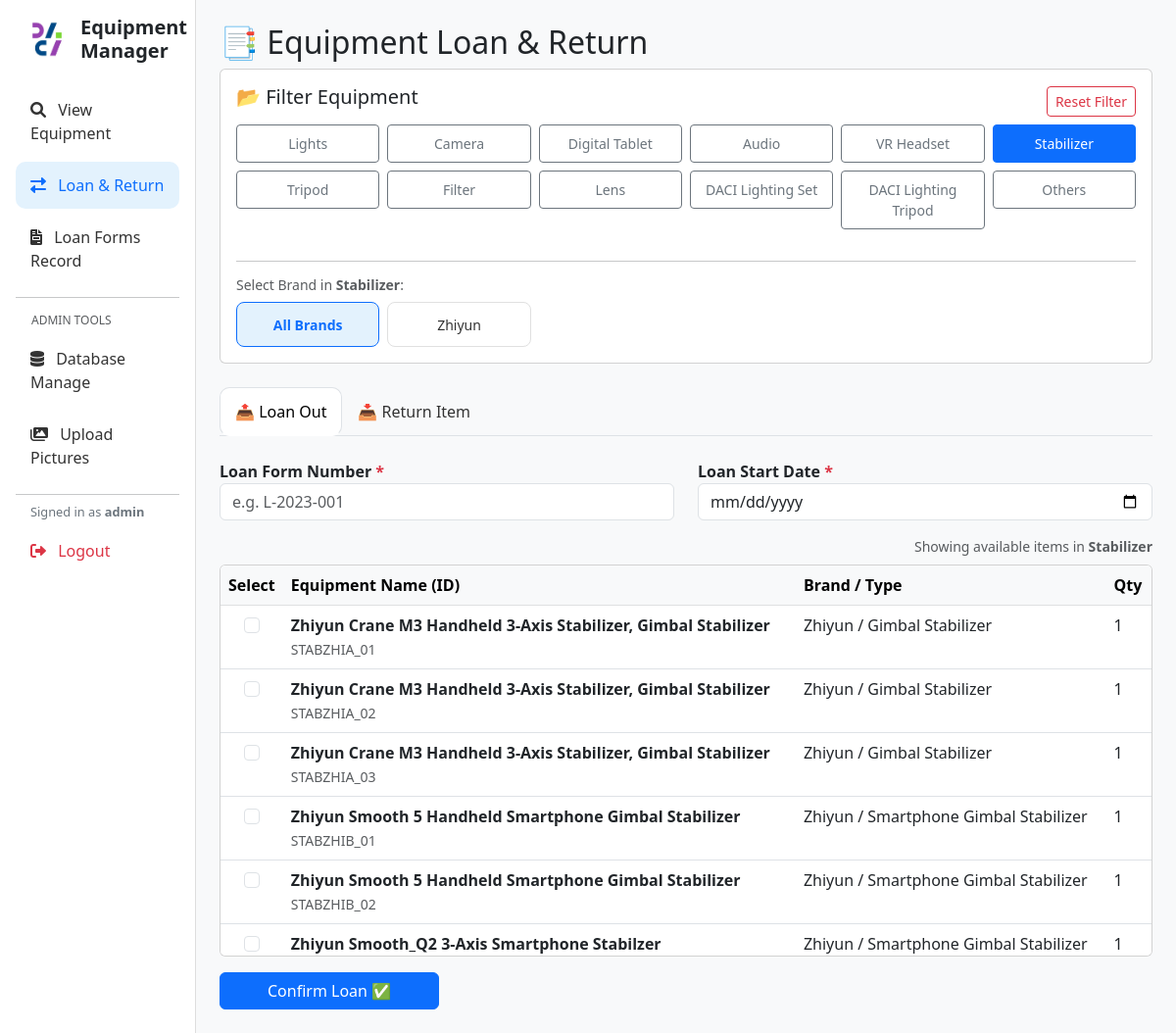
The page /loan_return?category=Stabilizer (signed in) on the database as committed earlier.
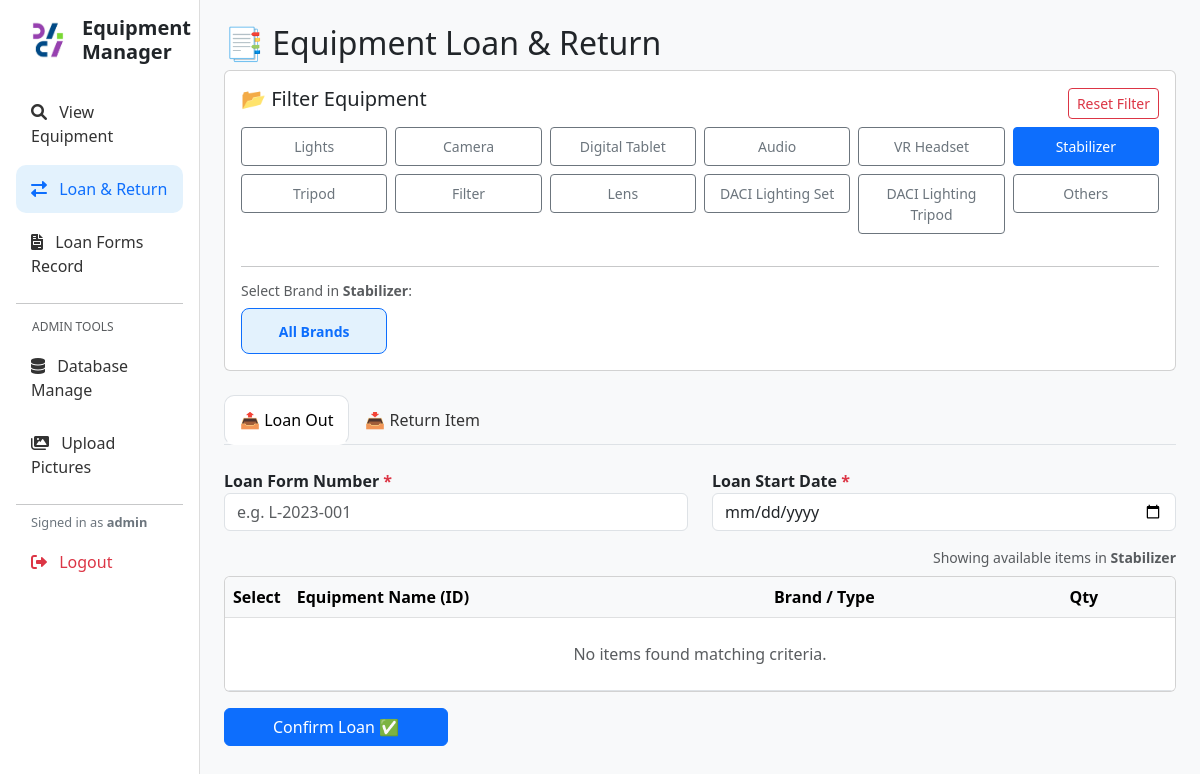
The same page on the database as committed later.
### tables this page shows
CREATE TABLE "Equipment_List" (
	"Category" TEXT, 
	"Equipment_ID" TEXT, 
	"Type" TEXT, 
	"Brand" TEXT, 
	"Name" TEXT, 
	"Remarks" TEXT, 
	"Qty" BIGINT, 
	item_created DATETIME
);

### app.py (the view, shortened to what this page needs)
@app.route('/loan_return', methods=['GET', 'POST'])
def loan_return():
    if 'user' not in session:
        flash('Please login to access Loan & Return features.', 'warning')
        return redirect(url_for('dashboard'))
    conn = get_db()
    cat_filter = request.args.get('category', 'ALL')
    brand_filter = request.args.get('brand', 'ALL')
    brands = fetch_brands(cat_filter)
    available_data = fetch_equipment_data(availability='Yes', category_filter=cat_filter, brand_filter=brand_filter).to_dict(orient='records')
    loaned_data = fetch_equipment_data(availability='No', category_filter=cat_filter, brand_filter=brand_filter).to_dict(orient='records')
    return render_template('loan_return.html', avail=available_data, loaned=loaned_data, curr_cat=cat_filter, curr_brand=brand_filter, brands=brands)

### app.py (called while the page is built)
def get_db():
    db = getattr(g, '_database', None)
    if db is None:
        db = g._database = sqlite3.connect(DATABASE)
        db.row_factory = sqlite3.Row
    return db

@app.teardown_appcontext
def close_connection(exception):
    db = getattr(g, '_database', None)
    if db is not None:
        db.close()

@app.context_processor
def utility_processor():
    def get_icon_path(prefix, name):
        filename = f"{prefix}_{name}.png"
        filepath = os.path.join(app.config['UPLOAD_FOLDER'], filename)
        if os.path.exists(filepath):
            return url_for('static', filename=f'icons/{filename}')
        return None
    return dict(get_icon_path=get_icon_path)

def fetch_brands(category_filter='ALL'):
    conn = get_db()
    try:
        if category_filter != 'ALL':
            if category_filter == 'Others':
                query = "SELECT DISTINCT Brand FROM Equipment_List WHERE Category NOT IN ('Lights', 'Camera', 'Digital Tablet', 'Audio', 'MICs (Recording Studio)', 'VR Headset', 'Stabilizer', 'Tripod', 'Filter', 'Lens', 'DACI Lighting Set', 'DACI Lighting Tripod') ORDER BY Brand"
                params = []
            else:
                query = "SELECT DISTINCT Brand FROM Equipment_List WHERE Category = ? ORDER BY Brand"
                params = [category_filter]
            df = pd.read_sql_query(query, conn, params=params)
        else:
            query = "SELECT DISTINCT Brand FROM Equipment_List ORDER BY Brand"
            df = pd.read_sql_query(query, conn)
        return df['Brand'].tolist()
    except:
        return []

### templates/loan_return.html (shortened to what this page needs)
{% extends "base.html" %}
{% block content %}
<h2>📑 Equipment Loan & Return</h2>
<div class="card p-3 mb-4">
    <div class="d-flex justify-content-between align-items-center mb-2">
        <h5>📂 Filter Equipment</h5>
        {% if curr_cat != 'ALL' %}
            <a href="{{ url_for('loan_return') }}" class="btn btn-sm btn-outline-danger">Reset Filter</a>
        {% endif %}
    </div>
    <div class="row g-2 mb-3">
        {% for cat in ['Lights', 'Camera', 'Digital Tablet', 'Audio', 'VR Headset', 'Stabilizer', 'Tripod', 'Filter', 'Lens', 'DACI Lighting Set', 'DACI Lighting Tripod', 'Others'] %}
        <div class="col-4 col-md-2">
            <a href="{{ url_for('loan_return', category=cat) }}"
               class="btn btn-sm w-100 py-2 d-flex flex-column align-items-center justify-content-center {% if curr_cat == cat %}btn-primary{% else %}btn-outline-secondary{% endif %}">
                {{ cat }}
            </a>
        </div>
        {% endfor %}
    </div>
    {% if curr_cat != 'ALL' %}
        <hr>
        <h6 class="text-muted small mb-2">Select Brand in <b>{{ curr_cat }}</b>:</h6>
        <div class="row g-2">
            <div class="col-6 col-sm-3 col-md-2">
                <a href="{{ url_for('loan_return', category=curr_cat, brand='ALL') }}"
                   class="brand-card {% if curr_brand == 'ALL' %}active{% endif %}">
                    <small>All Brands</small>
                </a>
            </div>
            {% for b in brands %}
            <div class="col-6 col-sm-3 col-md-2">
                <a href="{{ url_for('loan_return', category=curr_cat, brand=b) }}"
                   class="brand-card {% if curr_brand == b %}active{% endif %}">
                    <small>{{ b }}</small>
                </a>
            </div>
            {% endfor %}
        </div>
    {% endif %}
</div>
<ul class="nav nav-tabs mb-4" id="myTab" role="tablist">
    <li class="nav-item">
        <button class="nav-link active" id="loan-tab" data-bs-toggle="tab" data-bs-target="#loan" type="button">📤 Loan Out</button>
    </li>
    <li class="nav-item">
        <button class="nav-link" id="return-tab" data-bs-toggle="tab" data-bs-target="#return" type="button">📥 Return Item</button>
    </li>
</ul>
<div class="tab-content" id="myTabContent">
    <div class="tab-pane fade show active" id="loan" role="tabpanel">
        <form method="POST" action="{{ url_for('loan_return', category=curr_cat, brand=curr_brand) }}">
            <div class="row mb-3">
                <div class="col-md-6">
                    <label class="fw-bold">Loan Form Number <span class="text-danger">*</span></label>
                    <input type="text" name="loan_form_number" class="form-control" placeholder="e.g. L-2023-001" required>
                </div>
                <div class="col-md-6">
                    <label class="fw-bold">Loan Start Date <span class="text-danger">*</span></label>
                    <input type="date" name="loan_date" class="form-control" value="{{ date_today }}" required>
                </div>
            </div>
            <div class="text-end text-muted small mb-2">
                Showing available items in <b>{{ curr_cat }}</b> {% if curr_brand != 'ALL' %}/ <b>{{ curr_brand }}</b>{% endif %}
            </div>
            <div class="card p-0 mb-3" style="max-height: 400px; overflow-y: auto;">
                <table class="table table-hover mb-0">
                    <thead class="table-light sticky-top">
                        <tr>
                            <th width="50">Select</th>
                            <th>Equipment Name (ID)</th>
                            <th>Brand / Type</th>
                            <th>Qty</th>
                        </tr>
                    </thead>
                    <tbody>
                        {% for item in avail %}
                        <tr>
                            <td class="text-center">
                                <input class="form-check-input" type="checkbox" name="equipment_ids" value="{{ item['ID'] }}">
                            </td>
                            <td><strong>{{ item['Name'] }}</strong> <br><small class="text-muted">{{ item['ID'] }}</small></td>
                            <td>{{ item['Brand'] }} / {{ item['Type'] }}</td>
                            <td>{{ item['Qty'] }}</td>
                        </tr>
                        {% else %}
                        <tr><td colspan="4" class="text-center py-4 text-muted">No items found matching criteria.</td></tr>
                        {% endfor %}
                    </tbody>
                </table>
            </div>
            <button type="submit" class="btn btn-primary px-5">Confirm Loan ✅</button>
        </form>
    </div>
</div>
{% endblock %}

### templates/base.html (shortened to what this page needs)
<!DOCTYPE html>
<html lang="en">
<head>
    <link href="https://cdn.jsdelivr.net/npm/bootstrap@5.3.0/dist/css/bootstrap.min.css" rel="stylesheet">
    <link rel="stylesheet" href="https://cdnjs.cloudflare.com/ajax/libs/font-awesome/6.0.0/css/all.min.css">
</head>
<body>
<div class="container-fluid">
    <div class="row">
        <div class="col-md-2 sidebar p-3 d-flex flex-column">
            <div class="d-flex align-items-center mb-4 px-2">
                <img src="{{ url_for('static', filename='logo.png') }}"
             alt="Logo"
             style="height: 3rem; width: auto; margin-right: 10px; object-fit: contain;">
                <h4 class="mb-0" style="font-weight: 700; font-size: 1.25rem;">Equipment Manager
            </div>
            <nav class="nav flex-column mb-auto">
            <nav class="nav flex-column mb-auto">
                <a class="nav-link {% if request.endpoint == 'dashboard' %}active{% endif %}" href="{{ url_for('dashboard') }}">
                    <i class="fas fa-search me-2"></i> View Equipment
                </a>
                {% if session.get('user') %}
                    <a class="nav-link {% if request.endpoint == 'loan_return' %}active{% endif %}" href="{{ url_for('loan_return') }}">
                        <i class="fas fa-exchange-alt me-2"></i> Loan & Return
                    </a>
                    <a class="nav-link {% if request.endpoint == 'loan_forms' %}active{% endif %}" href="{{ url_for('loan_forms') }}">
                        <i class="fas fa-file-invoice me-2"></i> Loan Forms Record
                    </a>
                    <hr class="my-2">
                    <h6 class="text-muted px-3 mt-2" style="font-size: 0.75rem; text-transform: uppercase;">Admin Tools</h6>
                    <a class="nav-link {% if request.endpoint == 'db_manage' %}active{% endif %}" href="{{ url_for('db_manage') }}">
                        <i class="fas fa-database me-2"></i> Database Manage
                    </a>
                    <a class="nav-link {% if request.endpoint == 'upload_images' %}active{% endif %}" href="{{ url_for('upload_images') }}">
                        <i class="fas fa-images me-2"></i> Upload Pictures
                    </a>
                    <hr class="my-2">
                    <span class="user-badge">Signed in as <strong>{{ session.get('user') }}</strong></span>
                    <a class="nav-link logout-link" href="{{ url_for('logout') }}">
                        <i class="fas fa-sign-out-alt me-2"></i> Logout
                    </a>
                {% endif %}
            </nav>
        </div>
        <div class="col-md-10 p-4">
            {% block content %}{% endblock %}
        </div>
    </div>
</div>
</body>
</html>

### templates/base.html (style rules this page uses)
body { background-color: #f8f9fa; }
.sidebar { min-height: 100vh; background: #fff; border-right: 1px solid #ddd; }
.nav-link { color: #333; font-weight: 500; padding: 12px 15px; margin-bottom: 5px; transition: all 0.2s; }
.nav-link.active { background-color: #e3f2fd; color: #0d6efd; border-radius: 10px; }
.logout-link { color: #dc3545; }
.user-badge { font-size: 0.8rem; color: #6c757d; padding-left: 15px; margin-bottom: 5px; display: block; }

### templates/loan_return.html (style rules this page uses)
.brand-card { transition: transform 0.2s, box-shadow 0.2s; cursor: pointer; border: 1px solid #e0e0e0; text-align: center; padding: 10px; background: #fff; border-radius: 8px; height: 100%; display: block; text-decoration: none; color: #333; }
.brand-card.active { background-color: #e3f2fd; border-color: #0d6efd; color: #0d6efd; font-weight: bold; }

Rows that differ between the two databases and show on the page:
removed Equipment_List: Name "Zhiyun Crane M3 Handheld 3-Axis Stabilizer, Gimbal Stabilizer", ID "STABZHIA_01", Brand "Zhiyun", Type "Gimbal Stabilizer", Qty "1"
removed Equipment_List: Name "Zhiyun Crane M3 Handheld 3-Axis Stabilizer, Gimbal Stabilizer", ID "STABZHIA_02", Brand "Zhiyun", Type "Gimbal Stabilizer", Qty "1"
removed Equipment_List: Name "Zhiyun Crane M3 Handheld 3-Axis Stabilizer, Gimbal Stabilizer", ID "STABZHIA_03", Brand "Zhiyun", Type "Gimbal Stabilizer", Qty "1"
removed Equipment_List: Name "Zhiyun Smooth 5 Handheld Smartphone Gimbal Stabilizer", ID "STABZHIB_01", Brand "Zhiyun", Type "Smartphone Gimbal Stabilizer", Qty "1"
removed Equipment_List: Name "Zhiyun Smooth 5 Handheld Smartphone Gimbal Stabilizer", ID "STABZHIB_02", Brand "Zhiyun", Type "Smartphone Gimbal Stabilizer", Qty "1"
removed Equipment_List: Name "Zhiyun Smooth_Q2 3-Axis Smartphone Stabilzer", Brand "Zhiyun", Type "Smartphone Gimbal Stabilizer", Qty "1"
Other text that changed with them:
text now shown: "No items found matching criteria."
list line gone: "Zhiyun"
